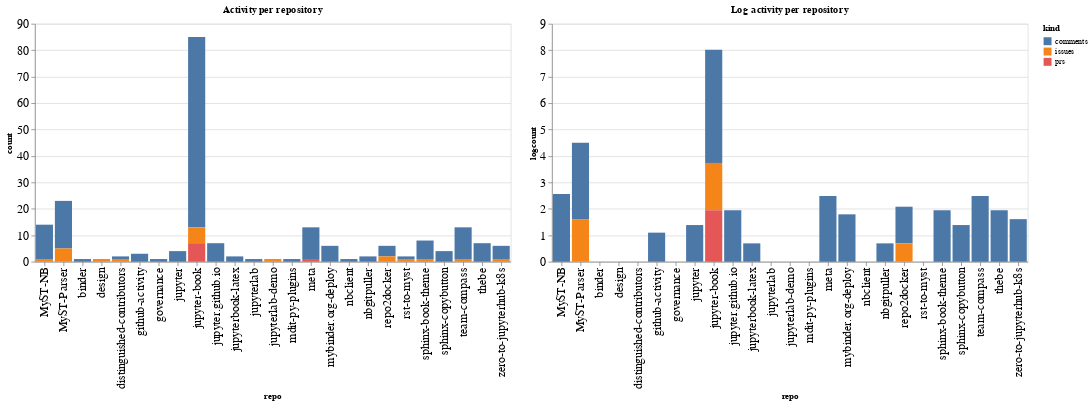

Notebook cell for this chart:
### Code cell
ch1 = alt.Chart(repo_summaries, width=600, title="Activity per repository").mark_bar().encode(
    x='repo',
    y='count',
    color='kind',
    tooltip="kind"
)

ch2 = alt.Chart(repo_summaries, width=600, title="Log activity per repository").mark_bar().encode(
    x='repo',
    y='logcount',
    color='kind',
    tooltip="kind"
)

ch1 | ch2

### Figure 1 — Vega-Lite specification as saved in the notebook (floating-point values rounded to 4 significant figures)
{"config": {"axisLeft": {"labelFontSize": 15}, "axisBottom": {"labelFontSize": 15}}, "hconcat": [{"mark": "bar", "encoding": {"color": {"type": "nominal", "field": "kind"}, "tooltip": {"type": "nominal", "field": "kind"}, "x": {"type": "nominal", "field": "repo"}, "y": {"type": "quantitative", "field": "count"}}, "title": "Activity per repository", "width": 600}, {"mark": "bar", "encoding": {"color": {"type": "nominal", "field": "kind"}, "tooltip": {"type": "nominal", "field": "kind"}, "x": {"type": "nominal", "field": "repo"}, "y": {"type": "quantitative", "field": "logcount"}}, "title": "Log activity per repository", "width": 600}], "data": {"name": "data-31c0ffba76243b12dab5e549254af404"}, "$schema": "https://vega.github.io/schema/vega-lite/v4.8.1.json", "datasets": {"data-31c0ffba76243b12dab5e549254af404": [{"repo": "MyST-NB", "kind": "comments", "count": 13, "logcount": 2.565}, {"repo": "MyST-NB", "kind": "issues", "count": 1, "logcount": 0.0}, {"repo": "MyST-Parser", "kind": "comments", "count": 18, "logcount": 2.89}, {"repo": "MyST-Parser", "kind": "issues", "count": 5, "logcount": 1.609}, {"repo": "binder", "kind": "comments", "count": 1, "logcount": 0.0}, {"repo": "design", "kind": "issues", "count": 1, "logcount": 0.0}, {"repo": "distinguished-contributors", "kind": "comments", "count": 1, "logcount": 0.0}, {"repo": "distinguished-contributors", "kind": "issues", "count": 1, "logcount": 0.0}, {"repo": "github-activity", "kind": "comments", "count": 3, "logcount": 1.099}, {"repo": "governance", "kind": "comments", "count": 1, "logcount": 0.0}, {"repo": "jupyter", "kind": "comments", "count": 4, "logcount": 1.386}, {"repo": "jupyter-book", "kind": "comments", "count": 72, "logcount": 4.277}, {"repo": "jupyter-book", "kind": "issues", "count": 6, "logcount": 1.792}, {"repo": "jupyter-book", "kind": "prs", "count": 7, "logcount": 1.946}, {"repo": "jupyter.github.io", "kind": "comments", "count": 7, "logcount": 1.946}, {"repo": "jupyterbook-latex", "kind": "comments", "count": 2, "logcount": 0.6931}, {"repo": "jupyterlab", "kind": "comments", "count": 1, "logcount": 0.0}, {"repo": "jupyterlab-demo", "kind": "issues", "count": 1, "logcount": 0.0}, {"repo": "mdit-py-plugins", "kind": "comments", "count": 1, "logcount": 0.0}, {"repo": "meta", "kind": "comments", "count": 12, "logcount": 2.485}, {"repo": "meta", "kind": "prs", "count": 1, "logcount": 0.0}, {"repo": "mybinder.org-deploy", "kind": "comments", "count": 6, "logcount": 1.792}, {"repo": "nbclient", "kind": "comments", "count": 1, "logcount": 0.0}, {"repo": "nbgitpuller", "kind": "comments", "count": 2, "logcount": 0.6931}, {"repo": "repo2docker", "kind": "comments", "count": 4, "logcount": 1.386}, {"repo": "repo2docker", "kind": "issues", "count": 2, "logcount": 0.6931}, {"repo": "rst-to-myst", "kind": "comments", "count": 1, "logcount": 0.0}, {"repo": "rst-to-myst", "kind": "issues", "count": 1, "logcount": 0.0}, {"repo": "sphinx-book-theme", "kind": "comments", "count": 7, "logcount": 1.946}, {"repo": "sphinx-book-theme", "kind": "issues", "count": 1, "logcount": 0.0}, {"repo": "sphinx-copybutton", "kind": "comments", "count": 4, "logcount": 1.386}, {"repo": "team-compass", "kind": "comments", "count": 12, "logcount": 2.485}, {"repo": "team-compass", "kind": "issues", "count": 1, "logcount": 0.0}, {"repo": "thebe", "kind": "comments", "count": 7, "logcount": 1.946}, {"repo": "zero-to-jupyterhub-k8s", "kind": "comments", "count": 5, "logcount": 1.609}, {"repo": "zero-to-jupyterhub-k8s", "kind": "issues", "count": 1, "logcount": 0.0}]}}
